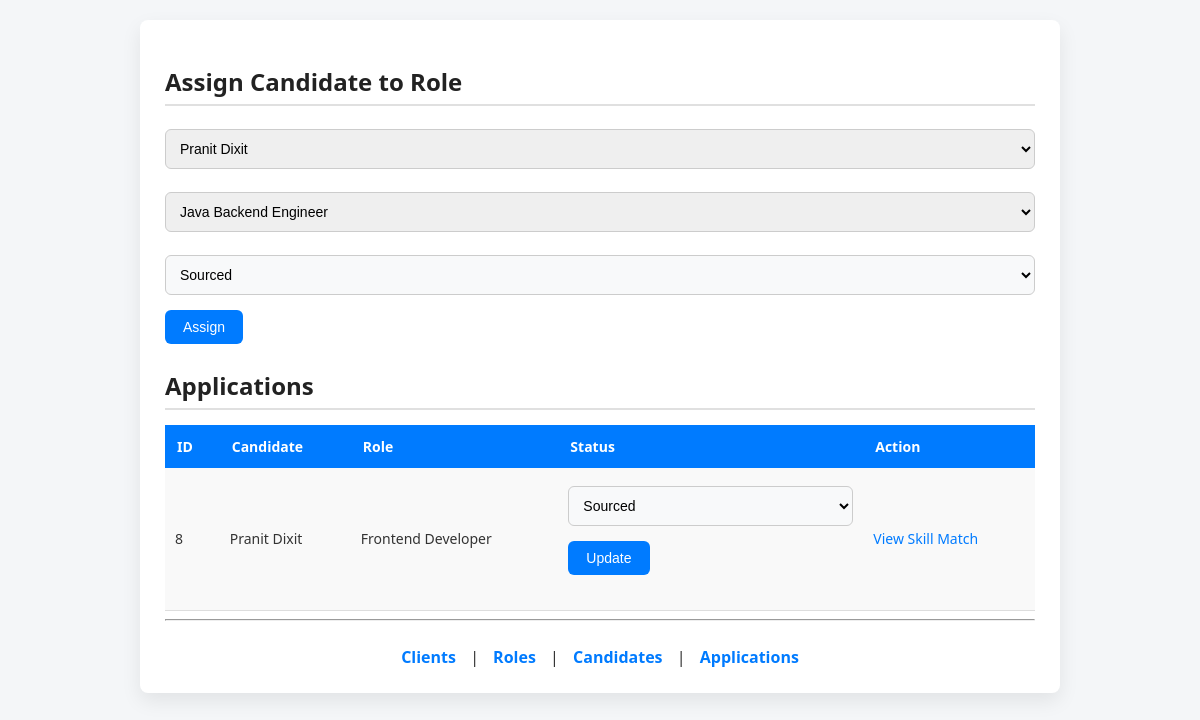
The app's page /applications, older data.
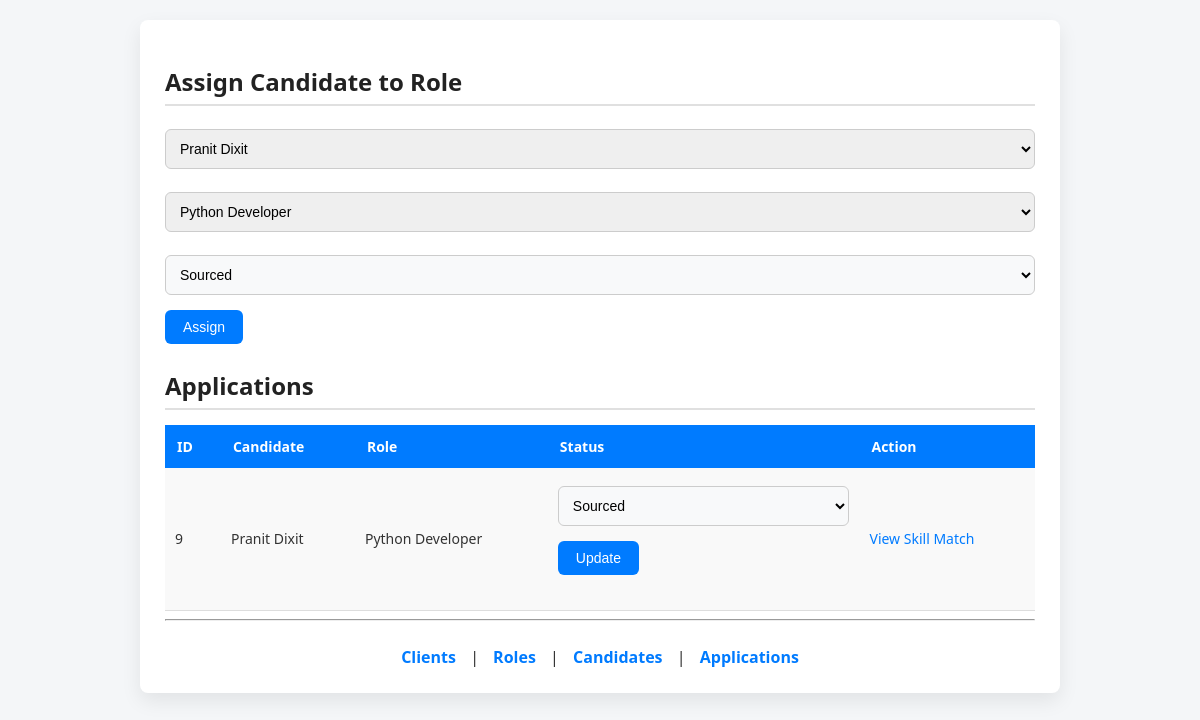
The same page, newer data.
### tables this page shows
CREATE TABLE Application (
    application_id INTEGER PRIMARY KEY AUTOINCREMENT,
    candidate_id INTEGER,
    role_id INTEGER,
    status TEXT,
    skill_match_percentage REAL,
    last_updated TEXT,
    FOREIGN KEY (candidate_id) REFERENCES Candidate(candidate_id),
    FOREIGN KEY (role_id) REFERENCES Role(role_id)
);

CREATE TABLE Candidate (
    candidate_id INTEGER PRIMARY KEY AUTOINCREMENT,
    name TEXT,
    linkedin_url TEXT,
    skills TEXT,
    experience_years INTEGER
, resume_file_path TEXT);

CREATE TABLE Role (
    role_id INTEGER PRIMARY KEY AUTOINCREMENT,
    client_id INTEGER,
    title TEXT,
    jd_text TEXT,
    status TEXT, jd_file_path TEXT,
    FOREIGN KEY (client_id) REFERENCES Client(client_id)
);

### app.py (the view, shortened to what this page needs)
@app.route("/applications", methods=["GET", "POST"])
def applications():
    db = get_db()
    cur = db.cursor()
    applications = cur.execute("""
        SELECT Application.application_id,
               Candidate.name,
               Role.title,
               Application.status
        FROM Application
        JOIN Candidate ON Application.candidate_id = Candidate.candidate_id
        JOIN Role ON Application.role_id = Role.role_id
    """).fetchall()
    candidates = cur.execute("SELECT * FROM Candidate").fetchall()
    roles = cur.execute("SELECT * FROM Role").fetchall()
    db.close()
    return render_template(
        "applications.html",
        applications=applications,
        candidates=candidates,
        roles=roles
    )

### app.py (called while the page is built)
def get_db():
    return sqlite3.connect("database.db")

### templates/applications.html (shortened to what this page needs)
<!DOCTYPE html>
<html>
  <head>
    <link rel="stylesheet" href="{{ url_for('static', filename='style.css') }}">
  </head>
  <body>
    <div class="container">
      <h2>Assign Candidate to Role</h2>
      <form method="post">
        <select name="candidate_id" required>
          {% for c in candidates %}
          <option value="{{ c[0] }}">{{ c[1] }}</option>
          {% endfor %}
        </select>
        <select name="role_id" required>
          {% for r in roles %}
          <option value="{{ r[0] }}">{{ r[2] }}</option>
          {% endfor %}
        </select>
        <select name="status" required>
          <option selected>Sourced</option>
        </select>
        <button type="submit">Assign</button>
      </form>
      <h2>Applications</h2>
      <table>
        <tr>
          <th>ID</th>
          <th>Candidate</th>
          <th>Role</th>
          <th>Status</th>
          <th>Action</th>
        </tr>
        {% for a in applications %}
        <tr>
          <td>{{ a[0] }}</td>
          <td>{{ a[1] }}</td>
          <td>{{ a[2] }}</td>
          <td>
            <form method="post" action="/update_status/{{ a[0] }}">
              <select name="status">
                <option {{ 'selected' if a[3]=='Sourced' else '' }}>Sourced</option>
              </select>
              <button type="submit">Update</button>
            </form>
          </td>
          <td>
            <a href="/skill_match/{{ a[0] }}">View Skill Match</a>
          </td>
        </tr>
        {% endfor %}
      </table>
      <hr>
      <div class="nav">
        <a href="/clients">Clients</a> |
        <a href="/roles">Roles</a> |
        <a href="/candidates">Candidates</a> |
        <a href="/applications">Applications</a>
      </div>
    </div>
  </body>
</html>

Row changes from the older to the newer data that the page shows:
removed Application: application_id "8", name "Pranit Dixit", title "Frontend Developer"
added Application: application_id "9", name "Pranit Dixit", title "Python Developer"
Text that changed along with them:
form field role_id: "Java Backend Engineer" → "Python Developer"
